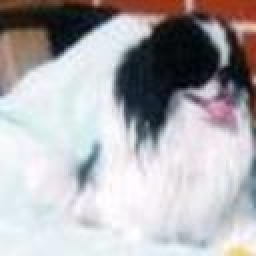
#> input picture Processed_Data/n02085782-Japanese_spaniel/n02085782_1058-0.jpg, 128 x 128 px (shown 2 times larger); its folder holds only this picture in this run
$ jupyter execute --allow-errors Assignment1_AnwaraEra.ipynb
#> lines starting #> are read from the running program, lines starting #| are printed output that depends on the picture
[cell 1]
''' 2) Use XML processing modules (https://docs.python.org/3/library/xml.html) to obtain
 bounding box information from Annotations datasets and scikit-Image (Reference:
 https://scikit-image.org/) to perform image processing and feature extraction. '''

# All imports
import os
import xml.etree.ElementTree as ET
from skimage import io, filters, exposure
from skimage.color import rgb2gray
from skimage.transform import resize
from sklearn.metrics.pairwise import pairwise_distances
from sklearn.decomposition import PCA
from sklearn.feature_extraction.text import CountVectorizer, TfidfVectorizer
from skimage.feature import hog
import matplotlib.pyplot as plt
from PIL import Image
from pathlib import Path
import numpy as np, pandas as pd
import glob
import json

[cell 2]
# (a) Cropping and resizing images

# Get x and y coordinates from annotations for bounding box information
def get_bounding_boxes(annot):
    xml = annot
    tree = ET.parse(xml)
    root = tree.getroot()
    objects = root.findall('object')
    bbox = []
    for o in objects:
        bndbox = o.find('bndbox')
        xmin = int(bndbox.find('xmin').text)
        ymin = int(bndbox.find('ymin').text)
        xmax = int(bndbox.find('xmax').text)
        ymax = int(bndbox.find('ymax').text)
        bbox.append((xmin, ymin, xmax, ymax))
    return bbox

# Get image path from annotation path
def get_image(annot):
    img_path = './images/'
    file = annot.split('\\')
    img_filename = img_path + file[-2] + '\\' + file[-1] + '.jpg'
    return img_filename

# Cropping and resizing images using bounding box info
def crop_and_resize(images, annotations):
    for i in range(len(images)):
        bbox = get_bounding_boxes(annotations[i])
        dog = get_image(annotations[i])
        im = Image.open(dog)
        for j in range(len(bbox)):
            im2 = im.crop(bbox[j])
            im2 = im2.resize((128,128), Image.Resampling.LANCZOS)
            new_path = dog.replace('./images/', './Processed_Data/')
            new_path = new_path.replace('.jpg', '-' + str(j) + '.jpg')
            im2 = im2.convert('RGB')
            head, tail = os.path.split(new_path)
            Path(head).mkdir(parents=True, exist_ok=True)
            im2.save(new_path)

# File paths
images = glob.glob('./images/*/*')
annotations = glob.glob('./annotations/*/*')

# Call crop_and_resize to get processed images
crop_and_resize(images, annotations)

[cell 3]
# Results from above:
processed = glob.glob('./Processed_Data/*/*')
plt.figure(figsize=(10,6))
for i in range(4):
    plt.subplot(1,4, i+1)
    plt.axis("off")
    im = Image.open(processed[i])
#> im is the input picture: PIL image 128x128 RGB; mean R, G, B 175.4, 172.7, 176.1
    plt.imshow(im)

# Processed images are all cropped and resized
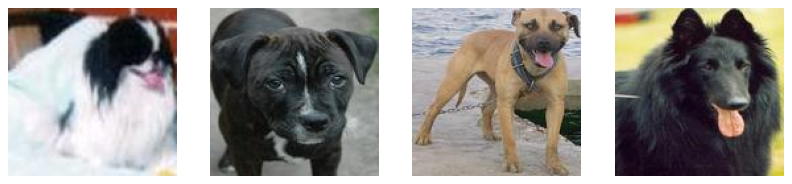
#> figure drawn by matplotlib, 4 panels

[cell 4]
# (b) Feature extraction: Edge histogram and similarity measurements

# i. Choose one image from each class
chosen_images = ['Processed_Data/n02085782-Japanese_spaniel/n02085782_126-0.jpg',
                 'Processed_Data/n02093428-American_Staffordshire_terrier/n02093428_582-0.jpg',
                 'Processed_Data/n02105056-groenendael/n02105056_1061-0.jpg',
                 'Processed_Data/n02113186-Cardigan/n02113186_748-0.jpg']

#  ii. Convert color images to grayscale image
grayscale = []
#> (the rest of this cell did not finish here and is left out)

[cell 5]
# iii. Obtain an "angle" for each pixel in the images
def angle(dx, dy):
    return np.mod(np.arctan(dy,dx), np.pi)

angles = []
#> angles = []
for gray in grayscale:
    angle_sobel = angle(filters.sobel_h(gray),
                        filters.sobel_v(gray))
    angles.append(angle_sobel)

# iv. Obtain a histogram with 36 bins
histogram = []
for angle_sobel in angles:
    hist, bin_centers = exposure.histogram(angle_sobel, nbins=36)
    histogram.append((hist, bin_centers))
#> this loop made 0 passes
#> after the loop, histogram = []

# v. Plot the images with corresponding edge histogram values
for i, (hist, bin_centers) in enumerate(histogram):
    plt.figure(figsize=(10,6))
    plt.subplot(1,2,1)
    plt.imshow(grayscale[i], cmap=plt.cm.gray)
    plt.title(f"Class {i+1} Image")

    plt.subplot(1,2,2)
    plt.bar(bin_centers, hist, width=0.5)
    plt.xlabel("Bins")
    plt.ylabel("Pixel Count")
    plt.title(f"Edge Histogram for Class {i+1}")
    plt.show()

[cell 6]
# vi. Pick 2 edge histograms constructed and perform histogram comparison between them

# Get the histogram and ignore the bin_centers
histogram_vectors = []
for hist, _ in histogram:
    histogram_vectors.append(hist)
#> after the loop, histogram_vectors = []

# Picking 2 histograms
#> (the rest of this cell did not finish here and is left out)
